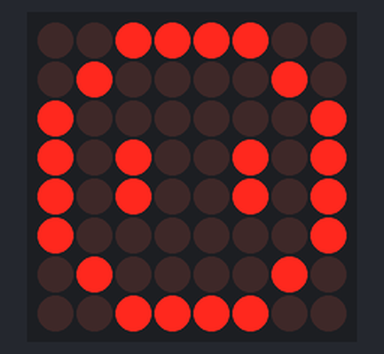
This sketch was run on a simulated Arduino Uno, built with avr-gcc and run on an emulated ATmega328P. Shown: 8×8 LED matrix.

Above: at 0.6 s.
At 4.1 s:
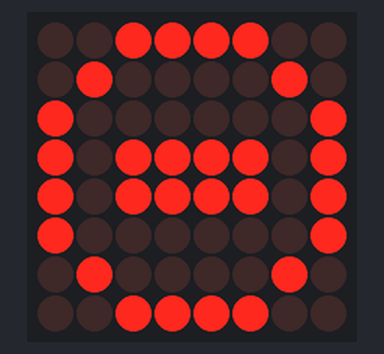
At 5.1 s:
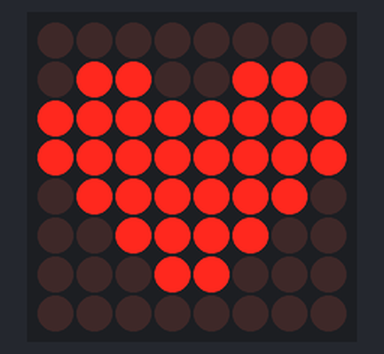
At 6.1 s:
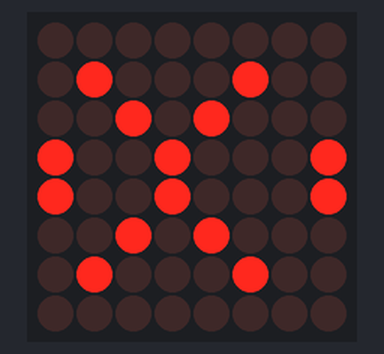
At 7.1 s:
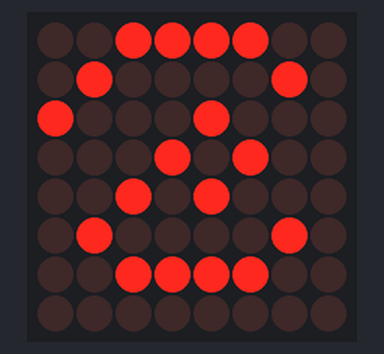
At 10.1 s:
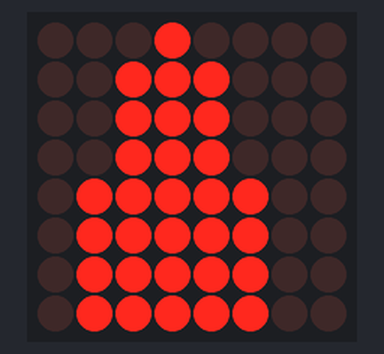

Measured:
- by itself, everything shown: repeats every 11.0 s, in 17 steps
- what the display in image 0 shows lasts 0.4 s, from 0.4 s to 0.8 s
- what the display in image 1 shows lasts 1.0 s, from 4.0 s to 5.0 s

The sketch:

sketch_aug22b.ino
```cpp
#include <LedControl.h>

// Define the pins for your LED matrix
#define DIN_PIN 2
#define CLK_PIN 3
#define CS_PIN 4

LedControl lc = LedControl(DIN_PIN, CLK_PIN, CS_PIN, 1);

// Define the "eyes open" expression pattern
byte eyesOpenPattern[8] = {
  B00111100,
  B01000010,
  B10000001,
  B10100101,
  B10100101,
  B10000001,
  B01000010,
  B00111100
};

// Define the "eyes closed" expression pattern
byte eyesClosedPattern[8] = {
  B00111100,
  B01000010,
  B10000001,
  B10111101,
  B10111101,
  B10000001,
  B01000010,
  B00111100
};

// Define the "love" expression pattern
byte lovePattern[8] = {
  B00000000,
  B01100110,
  B11111111,
  B11111111,
  B01111110,
  B00111100,
  B00011000,
  B00000000
};

// Define the "cry" expression pattern
byte cryPattern[8] = {
  B00000000,
  B01000100,
  B00101000,
  B10010001,
  B10010001,
  B00101000,
  B01000100,
  B00000000
};

// Define the "confusion" expression pattern
byte confusionPattern[8] = {
  B00111100,
  B01000010,
  B10001000,
  B00010100,
  B00101000,
  B01000010,
  B00111100,
  B00000000
};

// Define the "confidence" expression pattern
byte confidencePattern[8] = {
  B00111100,
  B01000010,
  B10000001,
  B10011001,
  B10011001,
  B10000001,
  B01000010,
  B00111100
};

// Define the "happy" expression pattern
byte happyPattern[8] = {
  B00000000,
  B00100100,
  B00100100,
  B00000000,
  B10000001,
  B01000010,
  B00111100,
  B00000000
};

// Define the "thundering" expression pattern
byte thunderingPattern[8] = {
  B00010000,
  B00111000,
  B00111000,
  B00111000,
  B01111100,
  B01111100,
  B01111100,
  B01111100
};

// Define the "slowly blinking" pattern
byte slowlyBlinkingPattern[8] = {
  B00000000,
  B00000000,
  B00000000,
  B00000000,
  B00000000,
  B00000000,
  B00000000,
  B00000000
};

void setup() {
  lc.shutdown(0, false);
  lc.setIntensity(0, 8);
  lc.clearDisplay(0);
}

void loop() {
  // Display "slowly blinking" expression for both eyes
  for (int i = 0; i < 5; i++) {
    displayPattern(slowlyBlinkingPattern);
    delay(400); // Display blank for 400 milliseconds

    displayPattern(eyesOpenPattern);
    delay(400); // Display "eyes open" for 400 milliseconds
  }

  // Display "eyes closed" expression
  displayPattern(eyesClosedPattern);
  delay(1000); // Display "eyes closed" for 1 second

  // Display "love" expression
  displayPattern(lovePattern);
  delay(1000); // Display "love" for 1 second

  // Display "cry" expression
  displayPattern(cryPattern);
  delay(1000); // Display "cry" for 1 second

  // Display "confusion" expression
  displayPattern(confusionPattern);
  delay(1000); // Display "confusion" for 1 second

  // Display "confidence" expression
  displayPattern(confidencePattern);
  delay(1000); // Display "confidence" for 1 second

  // Display "happy" expression
  displayPattern(happyPattern);
  delay(1000); // Display "happy" for 1 second

  // Display "thundering" expression
  displayPattern(thunderingPattern);
  delay(1000); // Display "thundering" for 1 second
}

void displayPattern(byte pattern[8]) {
  for (int row = 0; row < 8; row++) {
    lc.setRow(0, row, pattern[row]);
  }
}
```
